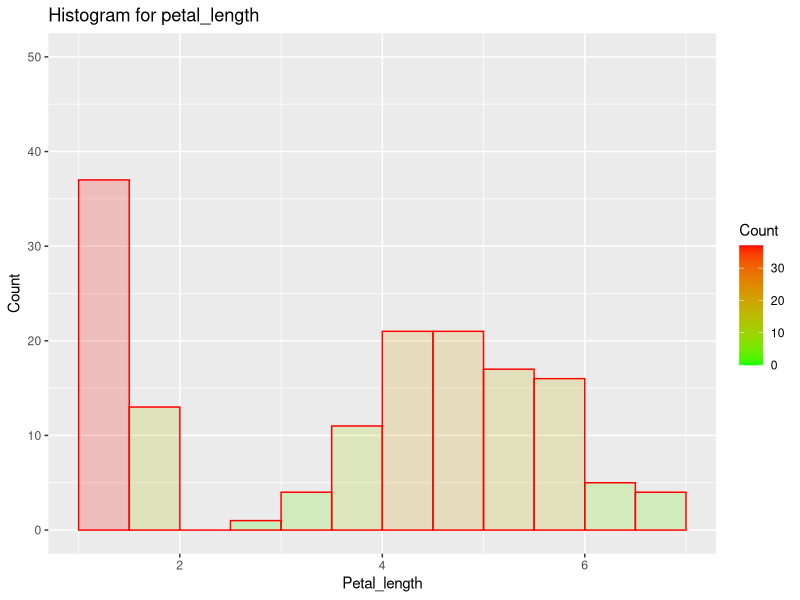

Recreate this plot in R.
# calculates the mean Petal Length in the dataset and plot the distribution of the Petal.Length
petal_Length = iris$Petal.Length

# calculates the mean Petal Length in the dataset
petal_length_mean = mean(petal_Length)

# plot the distribution of the Petal.Length
# Make a Histogram with Basic R
# hist(petal_Length,
#      main = "Histogram for petal_length",
#      xlab = "petal_length",
#      border = "blue",
#      col = "green",
#      xlim = c(1,7),
#      ylim = c(0,1),
#      las = 1, # rotate the labels
#      breaks = c(1, seq(2,7, 1)),
# prob = TRUE) #probability
# lines(density(petal_Length))

# Make a Histogram with ggplot2
library(ggplot2)
# qplot(petal_Length, 
#       geom = "histogram",
#       binwidth = 1,
#       main = "Histogram for petal_length",
#       xlab = "petal_length",
#       col = I("blue"),
#       fill = I("green"),
#       xlim = c(1,7),
#       ylim = c(0,50),
#       alpha = I(.2))

ggplot(data=iris, aes(petal_Length)) +
  geom_histogram(breaks = seq(1,7, by = 0.5),
                 col = "red",
                 alpha = .2) +
  aes(fill = ..count.., ) + # Why can't use these to fuction
  scale_fill_gradient("Count", low = "green", high = "red") +
  labs(title = "Histogram for petal_length", x = "Petal_length", y = "Count") +
  xlim(c(1,7)) +
  ylim(c(0,50))

# ggsave(file = "output.pdf", width = 420, height = 594, units = "mm") # 淇濆瓨
# getwd() 

# Trendline
# ggplot(data=iris, aes(petal_Length)) +
#   geom_histogram(aes(y=..density..),
#                  breaks = seq(1,7, by = 0.5),
#                  col = "red",
#                  fill = "green",
#                  alpha = .2) +
#                aes(fill = ..count.., )) + # Why can't use these to fuction
# scale_fill_gradient("Count", low = "green", high = "red") +
# labs(title = "Histogram for petal_length", x = "Petal_length", y = "Count") +
# geom_density(col = "blue")
# xlim(c(1,7)) +
# ylim(c(0,50))